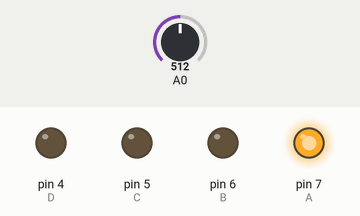
A sketch run on a simulated Arduino Uno, built with avr-gcc and run on an emulated ATmega328P. Parts: output pins drawn as LEDs (lit = HIGH). Inputs (shaded band) come from the test bench; at power-on: A0 = 512.

Above: at 1.2 s.
1.3 s: A0 set to 671
2.8 s: A0 set to 689
At 3.1 s:
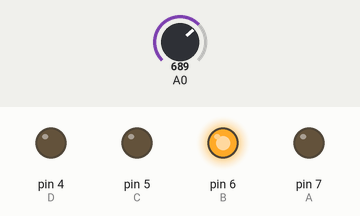
4.3 s: A0 set to 1009
5.8 s: A0 set to 1023
At 6.6 s:
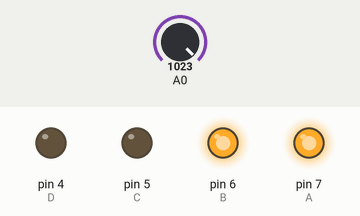
7.3 s: A0 set to 306
At 7.7 s:
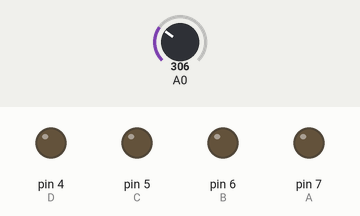
8.8 s: A0 set to 348
At 10.1 s:
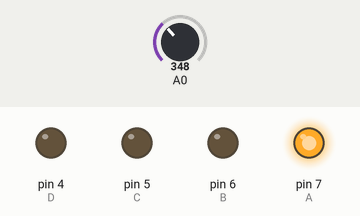
Timing chart, 0 to 11.3 s (numbered marks = the images above; inputs shaded):
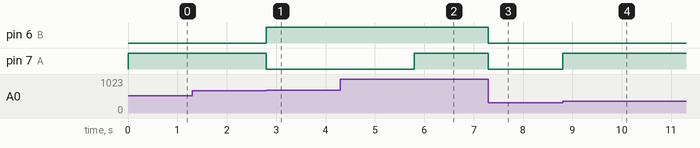

Measured:
- the behaviour switches between 681 and 682 on A0 (found by bisection; images 0 and 1)
- the behaviour switches between 1022 and 1023 on A0 (found by bisection; images 1 and 2)
- the behaviour switches between 340 and 341 on A0 (found by bisection; images 3 and 4)
- after the input at 1.3 s, every drawn part: stays the same
- after the input at 2.8 s, pin 6 (B): LOW → HIGH at once; pin 7 (A): HIGH → LOW at once
- after the input at 4.3 s, every drawn part: stays the same
- after the input at 5.8 s, pin 7 (A): LOW → HIGH at once
- after the input at 7.3 s, pin 6 (B), pin 7 (A): HIGH → LOW at once
- after the input at 8.8 s, pin 7 (A): LOW → HIGH at once

The sketch:

Clase3-Conversor_AD.ino
```cpp
/*Conversor Analogo Digital
6 conversores de 10 bits, 5/1023=0.0048
*/
int A=7;
int B=6;
int C=5;
int D=4;
int cad=0;
void setup() {
pinMode(A,OUTPUT);
pinMode(B,OUTPUT);
pinMode(C,OUTPUT);
pinMode(D,OUTPUT);
//pin analogo no necesita configuracion
}

void loop() {
cad=(analogRead(A0)*3)/1023;

numeros(cad);
}

void numeros(int j){
  switch(j){
    case 0:
    digitalWrite(A,LOW);
    digitalWrite(B,LOW);
    digitalWrite(C,LOW);
    digitalWrite(D,LOW);
    break;
    case 1:
    digitalWrite(A,HIGH);
    digitalWrite(B,LOW);
    digitalWrite(C,LOW);
    digitalWrite(D,LOW);
    break;
    case 2:
    digitalWrite(A,LOW);
    digitalWrite(B,HIGH);
    digitalWrite(C,LOW);
    digitalWrite(D,LOW);
    break;
    case 3:
    digitalWrite(A,HIGH);
    digitalWrite(B,HIGH);
    digitalWrite(C,LOW);
    digitalWrite(D,LOW);
    break;
    case 4:
    digitalWrite(A,LOW);
    digitalWrite(B,LOW);
    digitalWrite(C,HIGH);
    digitalWrite(D,LOW);
    break;
    case 5:
    digitalWrite(A,HIGH);
    digitalWrite(B,LOW);
    digitalWrite(C,HIGH);
    digitalWrite(D,LOW);
    break;
    case 6:
    digitalWrite(A,LOW);
    digitalWrite(B,HIGH);
    digitalWrite(C,HIGH);
    digitalWrite(D,LOW);
    break;
    case 7:
    digitalWrite(A,HIGH);
    digitalWrite(B,HIGH);
    digitalWrite(C,HIGH);
    digitalWrite(D,LOW);
    break;
    case 8:
    digitalWrite(A,LOW);
    digitalWrite(B,LOW);
    digitalWrite(C,LOW);
    digitalWrite(D,HIGH);
    break;
    case 9:
    digitalWrite(A,HIGH);
    digitalWrite(B,LOW);
    digitalWrite(C,LOW);
    digitalWrite(D,HIGH);
    break;
    }
}
```
